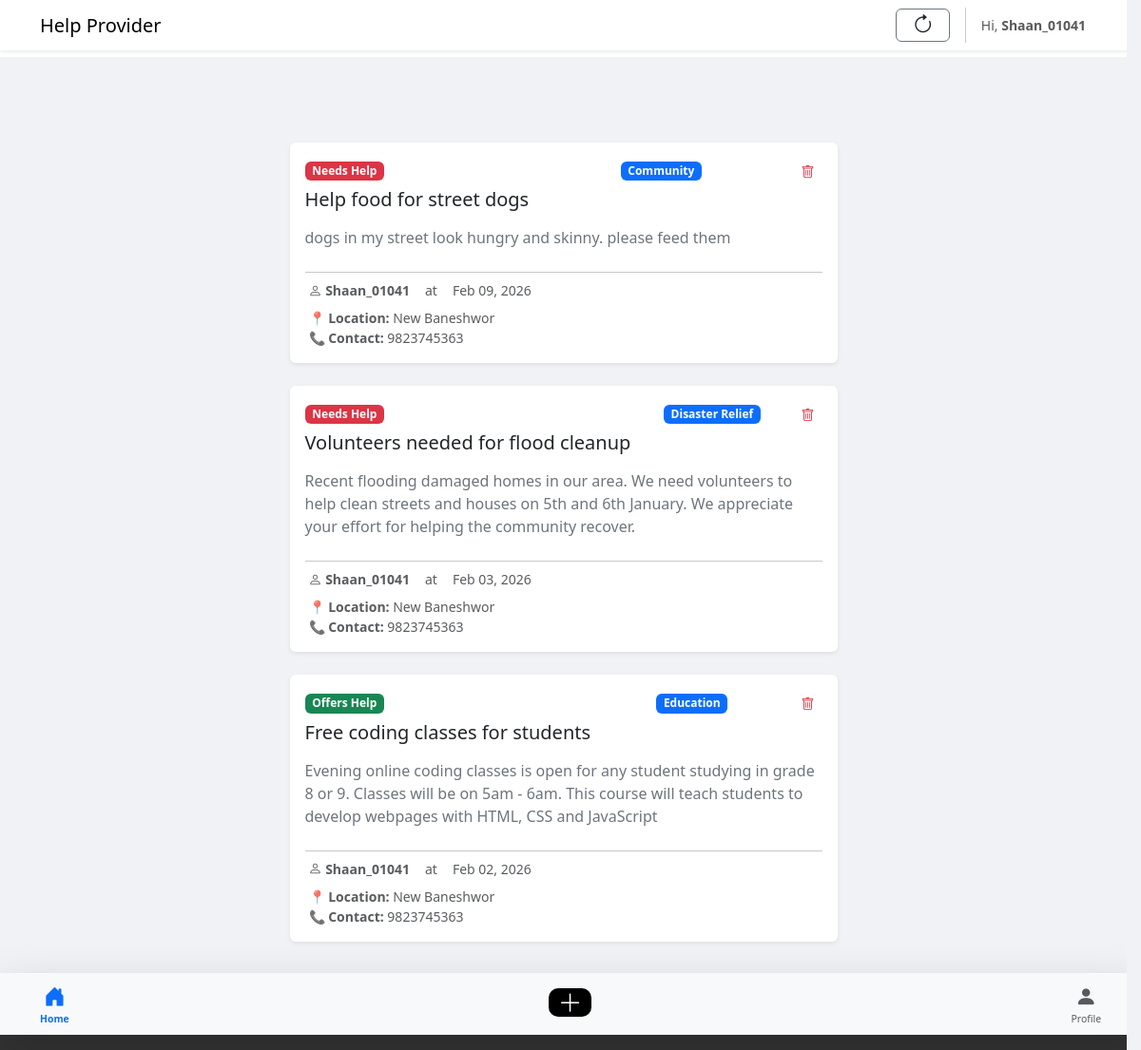
Before: /help_provider/my_posts/ (signed in) with the older database file.
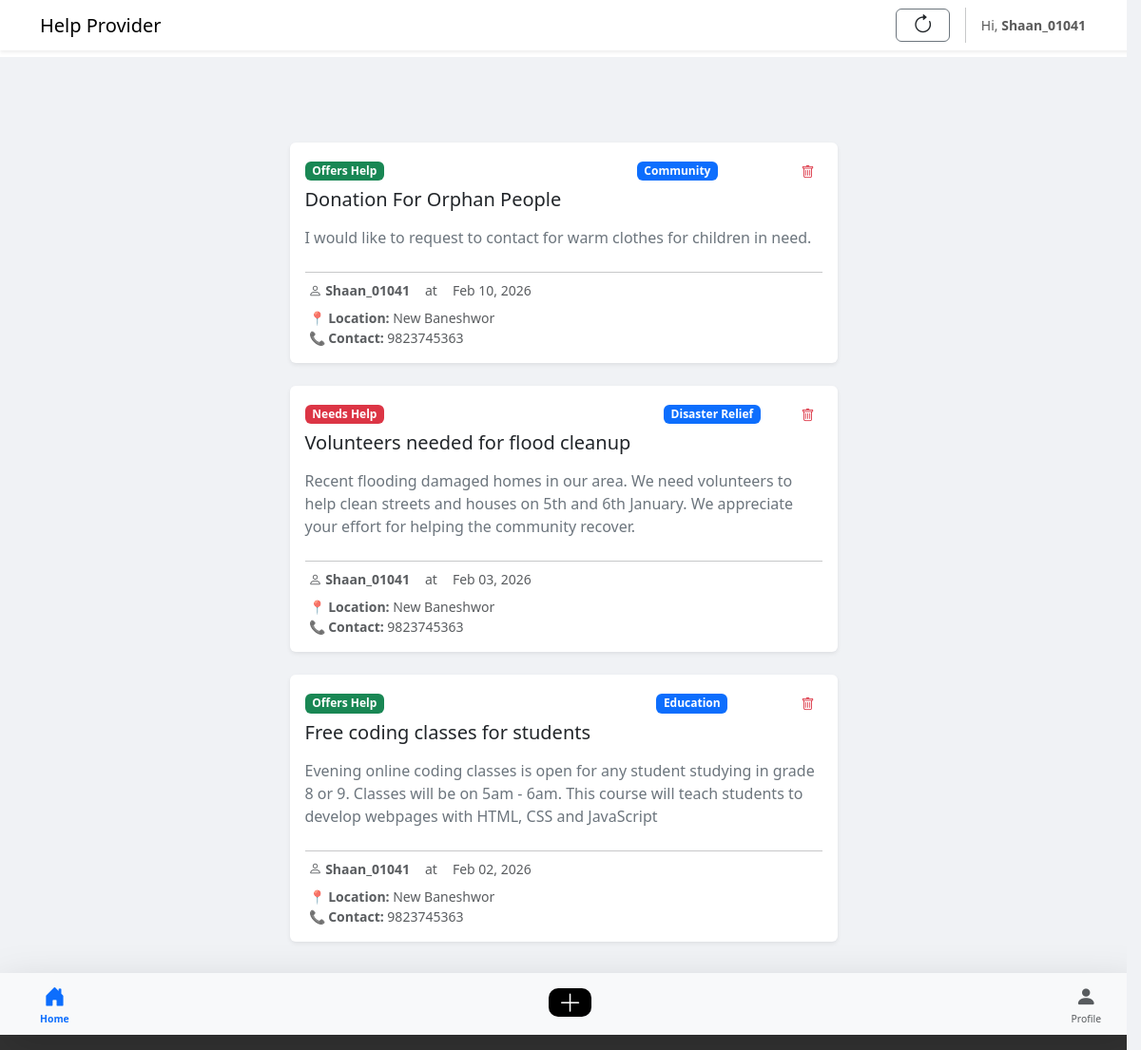
After: the same page with the newer database file.
### help_provider/models.py (models this page shows, shortened)
class HelpPost(models.Model):
    HELP_TYPE = [
        ('need', 'Need Help'),
        ('offer', 'Offer Help'),
    ]
    PRIORITY_CHOICES = [
        (1, 'Emergency'),
        (2, 'Medium'),
        (3, 'Low'),
    ]
    STATUS_CHOICES = [
        (0, 'Open'),
        (1, 'In Progress'),
        (2, 'Closed'),
    ]
    title = models.CharField(max_length=100)
    description = models.TextField()
    category = models.ForeignKey(Category, on_delete=models.CASCADE, null=True, blank=True)
    priority = models.IntegerField(choices=PRIORITY_CHOICES, default=1)
    city = models.CharField(max_length=50, default='kathmandu')
    location = PlainLocationField(based_fields=['city'], zoom=7)
    contact = models.CharField(max_length=100)
    status = models.IntegerField(choices=STATUS_CHOICES, default=0)
    help_type = models.CharField(max_length=10, choices=HELP_TYPE)
    user = models.ForeignKey(User, on_delete=models.CASCADE, null=True, blank=True)
    created_at = models.DateTimeField(auto_now_add=True)

class Category(models.Model):
    name = models.CharField(max_length=50)
    class Meta:
        verbose_name_plural = "Categories"

class Profile(models.Model):
    user = models.OneToOneField(User, on_delete=models.CASCADE)
    roleid = models.IntegerField(choices=[(1, 'Admin'), (2, 'Public')], default=2)
    category = models.ForeignKey(Category, on_delete=models.SET_NULL, null=True, blank=True)
    genderid = models.IntegerField(choices=[(1, 'Male'), (2, 'Female'), (3, 'Other')], null=True, blank=True)
    contact = models.CharField(max_length=15, blank=True)
    address = models.CharField(max_length=200, blank=True)

### help_provider/views.py (the view)
# urls.py: path('my_posts/', views.my_posts, name='my_posts'),
def my_posts(request):
    user_posts = HelpPost.objects.filter(user=request.user).order_by('-created_at')
    return render(request, 'my_posts.html', {'posts': user_posts})

### help_provider/templates/my_posts.html (shortened to what this page needs)
<!doctype html>
<html lang="en">
{% load static %}
<head>
    <link rel="stylesheet" href="https://cdn.jsdelivr.net/npm/bootstrap-icons@1.11.1/font/bootstrap-icons.css">
    <link href="https://cdn.jsdelivr.net/npm/bootstrap@5.3.2/dist/css/bootstrap.min.css" rel="stylesheet">
</head>
<body>
    <header>
        <nav class="navbar navbar-light bg-white shadow-sm mb-3" id="navbar">
            <div class="container">
                <a class="navbar-brand mb-0 h1" href="{% url 'home' %}">Help Provider</a>
                <div class="d-flex align-items-center">
                    <button type="button" class="btn btn-outline-secondary text-dark px-3 py-0 me-3"
                        onclick="location.reload();" title="Refresh">
                        <i class="bi bi-arrow-clockwise" style="font-size: 1.4rem;"></i>
                    </button>
                    <span class="navbar-text me-3 small">
                        Hi, <strong>{{ user.username }}</strong>
                    </span>
                </div>
            </div>
        </nav>
    </header>
    <main>
        <div class="container">
            <div class="row justify-content-center">
                <div class="feed-wrapper">
                    {% for post in posts %}
                    <div class="card shadow-sm p-3 mb-4 bg-white rounded">
                        <div class="d-flex justify-content-between align-items-start">
                            <div>
                                {% if post.help_type == "need" %}
                                <span class="badge bg-danger mb-2">Needs Help</span>
                                {% else %}
                                <span class="badge bg-success mb-2">Offers Help</span>
                                {% endif %}
                                <h3 class="h5">{{ post.title }}</h3>
                            </div>
                            <div>
                                <span class="badge bg-primary mb-2">{{ post.category.name }}</span>
                            </div>
                            {% if user.is_authenticated and post.user == user %}
                            <div class="d-flex gap-2">
                                <form action="{% url 'delete_post' post.id %}" method="post"
                                    onsubmit="return confirm('Are you sure you want to delete this post?');">
                                    <button type="submit" class="btn btn-outline-danger btn-sm border-0">
                                        <i class="bi bi-trash"></i>
                                    </button>
                                </form>
                            </div>
                            {% endif %}
                        </div>
                        <p class="text-secondary mt-2">{{ post.description }}</p>
                        <hr class="my-2">
                        <div class="user-info d-flex align-items-center">
                            <div class="ms-1">
                                <div class="mb-2">
                                    <div
                                        class="d-flex justify-content-center align-items-center gap-3 small text-muted">
                                        <span>
                                            <i class="bi bi-person"></i>
                                            <strong>{{ post.user.username }}</strong>
                                        </span>
                                        <span>at</span>
                                        <span>
                                            {{ post.created_at|date:"M d, Y" }}
                                        </span>
                                    </div>
                                </div>
                                <div class="text-muted small">
                                    📍 <strong>Location:</strong>
                                    {{ post.user.profile.address|default:post.city|default:"Not provided" }}
                                    <br>
                                    📞 <strong>Contact:</strong>
                                    {{ post.user.profile.contact|default:post.contact|default:"Not provided" }}
                                </div>
                            </div>
                        </div>
                    </div>
                    {% empty %}
                    <div class="text-center mt-5">
                        <p class="text-muted">No posts available yet.</p>
                    </div>
                    {% endfor %}
                </div>
            </div>
        </div>
    </main>
    <footer>
        <nav class="navbar navbar-light bg-light fixed-bottom shadow-lg mb-3">
            <div class="container">
                <div class="d-flex align-items-center center justify-content-center w-100">
                    <a href="{% url 'home' %}" class="nav-link text-center active text-primary">
                        <i class="bi bi-house-door-fill" style="font-size: 1.4rem;"></i>
                        <div style="font-size: 0.65rem; font-weight: bold;">Home</div>
                    </a>
                    <div
                        style="background-color: #000; color: #fff; border-radius: 10px; width: 45px; height: 30px; display: flex; align-items: center; justify-content: center; margin: 0 auto 2px auto;">
                        <a href="{% if user.is_authenticated %}{% url 'post_selection' %}{% else %}{% url 'login' %}{% endif %}"
                            style="font-size: 1.6rem; line-height: 1;" class="nav-link text-center text-white p-0 m-0">
                            <i class="bi bi-plus-lg"></i>
                        </a>
                    </div>
                    <a href="{% if user.is_authenticated %}{% url 'profile' %}{% else %}{% url 'login' %}{% endif %}"
                        class="nav-link text-center text-muted">
                        <i class="bi bi-person-fill" style="font-size: 1.4rem;"></i>
                        <div style="font-size: 0.65rem;">Profile</div>
                    </a>
                </div>
            </div>
        </nav>
    </footer>
</body>
</html>

### help_provider/templates/my_posts.html (style rules this page uses)
html { scrollbar-gutter: stable; }
body { background-color: #f0f2f5; overscroll-behavior-y: none; }
.feed-wrapper { max-width: 600px; width: 100%; margin: 20px auto; margin-top: 80px; }
.card { border: none; }
#navbar { position: fixed; top: 0; width: 100%; z-index: 1030; transition: top 0.3s; }
footer { position: fixed; bottom: 0; left: 0; width: 100%; height: 60px; background-color: #333; color: white; z-index: 1000; }
main { padding-top: 70px; padding-bottom: 70px; }
header { position: fixed; top: 0; left: 0; width: 100%; height: 60px; background-color: #ffffff; z-index: 1000; }

Changed rows visible on the page:
removed HelpPost: help_type "Needs Help", title "Help food for street dogs", category.name "Community", description "dogs in my street look hungry and skinny. please feed them", user.username "Shaan_01041", created_at "Feb 09, 2026", user.profile.address "New Baneshwor", user.profile.contact "9823745363"
added HelpPost: help_type "Offers Help", title "Donation For Orphan People", category.name "Community", description "I would like to request to contact for warm clothes for children in need.", user.username "Shaan_01041", created_at "Feb 10, 2026", user.profile.address "New Baneshwor", user.profile.contact "9823745363"
